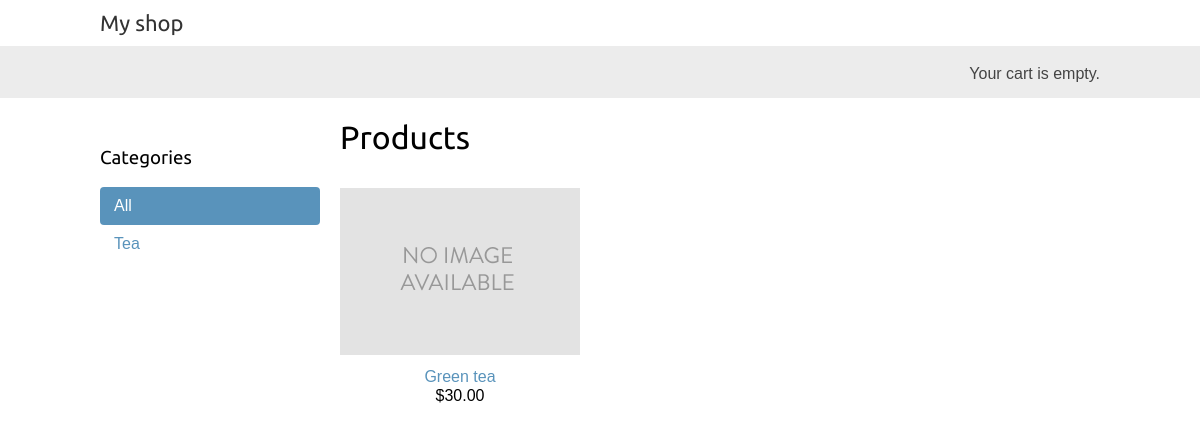
Before: / with the older database file.
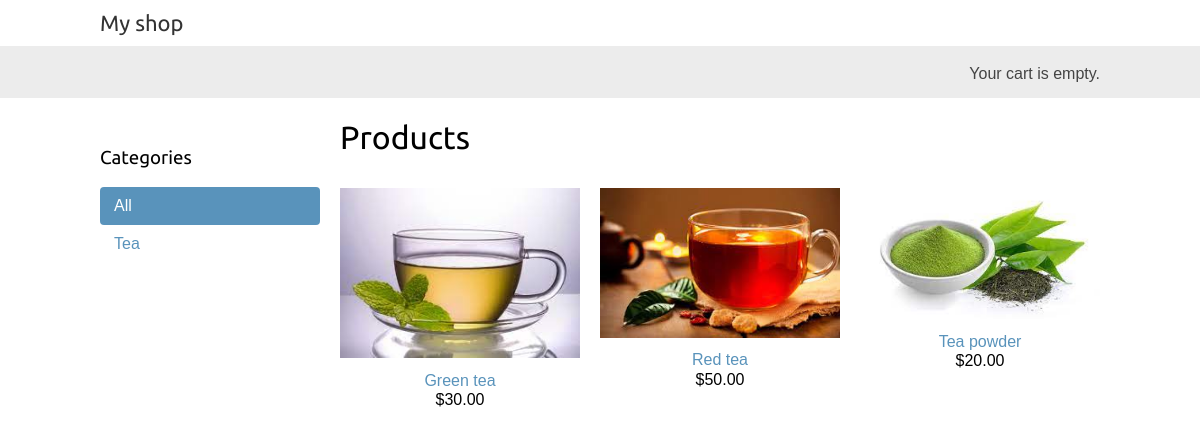
After: the same page with the newer database file.
### shop/models.py (models this page shows, shortened)
class Category(models.Model):
    name = models.CharField(max_length=200)
    slug = models.SlugField(max_length=200, unique=True)
    class Meta:
        ordering = ['name']
        indexes = [
            models.Index(fields=['name']),
        ]
        verbose_name = 'category'
        verbose_name_plural = 'categories'
    def get_absolute_url(self):
        return reverse('shop:product_list_by_category', args=[self.slug])

class Product(models.Model):
    category = models.ForeignKey(Category,
                                on_delete=models.CASCADE,
                                related_name='products')
    name = models.CharField(max_length=200)
    slug = models.SlugField(max_length=200)
    image = models.ImageField(upload_to='products/%Y/%m/%d', blank=True)
    description = models.TextField(blank=True)
    price = models.DecimalField(max_digits=10, decimal_places=2)
    available = models.BooleanField(default=True)
    created = models.DateTimeField(auto_now_add=True)
    updated = models.DateTimeField(auto_now=True)
    class Meta:
        ordering = ['name']
        indexes = [
            models.Index(fields=['id', 'slug']),
            models.Index(fields=['name']),
            models.Index(fields=['-created']),
        ]
    def get_absolute_url(self):
        return reverse('shop:product_detail',
                        args=[self.id, self.slug])

### shop/views.py (the view)
# urls.py: path('', views.product_list, name='product_list'),
def product_list(request, category_slug=None):
    category = None
    categories = Category.objects.all()
    products = Product.objects.filter(available=True)
    if category_slug:
        category = get_object_or_404(Category, slug=category_slug)
        products = products.filter(category=category)
    context = {
        'category': category,
        'categories': categories,
        'products': products
    }
    return render(request,
                'shop/product/list.html', context)

### shop/templates/shop/product/list.html (shortened to what this page needs)
{% extends 'shop/base.html' %}
{% load static %}
{% block content %}
    <div id="sidebar">
        <h3>Categories</h3>
        <ul>
            <li {% if not category %} class="selected"{% endif %}>
                <a href="{% url 'shop:product_list' %}">All</a>
            </li>
            {% for c in categories %}
                <li {% if category.slug == c.slug %}class="selected"{% endif %}>
                    <a href="{{ c.get_absolute_url }}">{{ c.name }}</a>
                </li>
            {% endfor %}
        </ul>
    </div>
    <div id="main" class="product-list">
        <h1>{% if category %}{{ category.name }}{% else %}Products{% endif %}</h1>
        {% for product in products %}
            <div class="item">
                <a href="{{ product.get_absolute_url }}">
                    <img src="{% if product.image %}{{ product.image.url }}{% else %}
                    {% static 'img/no_image.png' %} {% endif %}" alt="Profile picture">
                </a>
                <a href="{{ product.get_absolute_url }}">{{ product.name }}</a>
                <br>
                ${{ product.price }}
            </div>
        {% endfor %}
    </div>
{% endblock %}

### shop/templates/shop/base.html (shortened to what this page needs)
{% load static %}
<!DOCTYPE html>
<html lang="en">
<head>
    <link rel="stylesheet" href="{% static 'css/base.css' %}">
</head>
<body>
    <div id="header">
        <a href="/" class="logo">My shop</a>
    </div>
    <div id="subheader">
        <div class="cart">Your cart is empty.</div>
    </div>
    <div id="content">
        {% block content %}
        {% endblock %}
    </div>
</body>
</html>

### shop/static/css/base.css (style rules this page uses)
body { margin:0; padding:0; font-family:helvetica, sans-serif; }
h1, h2, h3, h4, h5 , h6 { font-family: 'Ubuntu', sans-serif; font-weight:normal; }
a { text-decoration:none; color:#5993bb; }
#header { padding:10px 100px; font-size:18px; overflow:auto; }
#subheader { background:#ececec; color:#444; padding:15px 100px; overflow:auto; }
#header .logo { font-family: 'Ubuntu', sans-serif; float:left; color:#333; font-size:22px; margin-right:10%; }
#subheader .cart { float:right; padding-top:4px; }
#content { padding:0 100px; overflow:hidden; }
#sidebar { width:220px; padding:30px 20px 0 0; float:left; }
#sidebar ul { margin:0; padding:0; }
#sidebar ul li { margin:0; list-style:none; padding:10px 14px; }
#sidebar ul li a { display:block; }
#sidebar ul li.selected { background:#5993bb; border-radius:4px; }
#sidebar ul li.selected a { color:#fff; }
#main { float:left; width: 96%; margin-right:-220px; overflow:hidden; }
.product-list .item { width:25%; padding:10px 20px 10px 0; float:left; text-align:center; line-height:1.2; }
.product-list .item img { width:100%; margin-bottom:8px; }

Changed rows visible on the page:
changed Product "Green tea": image: picture added in place of a placeholder
added Product: image (picture), name "Red tea", price "50.00"
added Product: image (picture), name "Tea powder", price "20.00"
